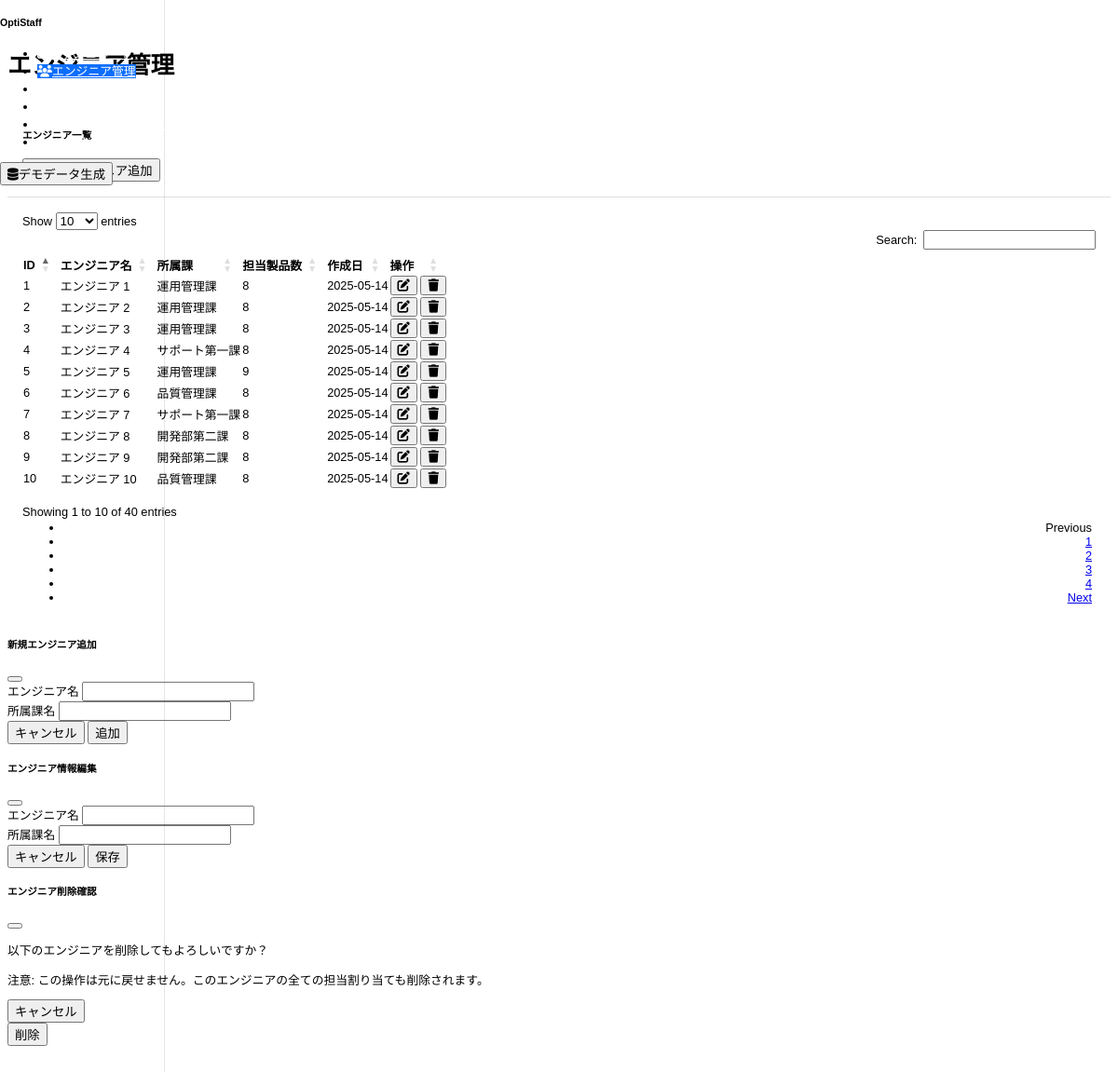
The page /engineers on the database as committed earlier.
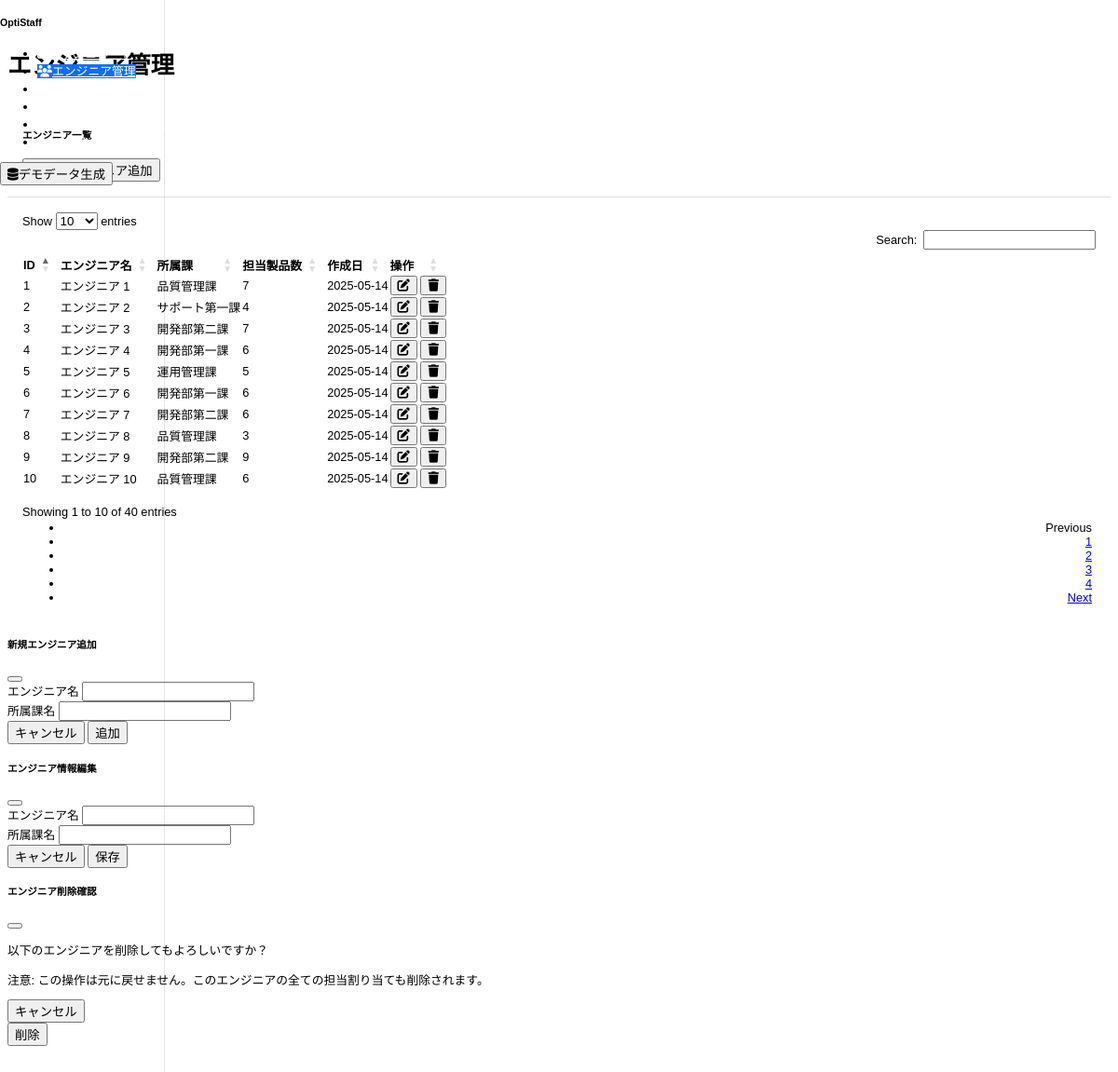
The same page on the database as committed later.
### models.py (models this page shows)
class Engineer(db.Model):
    id = db.Column(db.Integer, primary_key=True)
    name = db.Column(db.String(100), nullable=False)
    department = db.Column(db.String(100), nullable=False)
    max_products = db.Column(db.Integer, default=5)
    created_at = db.Column(db.DateTime, default=datetime.utcnow)
    updated_at = db.Column(db.DateTime, default=datetime.utcnow, onupdate=datetime.utcnow)
    assignments = db.relationship('Assignment', back_populates='engineer', lazy='joined')
    __table_args__ = (
        Index('idx_engineer_department', 'department'),
    )

### routes.py (the view)
@app.route('/engineers')
def engineers():
    engineers_list = Engineer.query.all()
    return render_template('engineers.html', engineers=engineers_list)

### templates/engineers.html (shortened to what this page needs)
{% extends 'base.html' %}
{% block title %}エンジニア管理{% endblock %}
{% block content %}
<div class="row mb-4">
    <div class="col-md-12">
        <div class="card">
            <div class="card-header d-flex justify-content-between align-items-center">
                <h5 class="card-title mb-0">エンジニア一覧</h5>
                <button class="btn btn-primary btn-sm" data-bs-toggle="modal" data-bs-target="#addEngineerModal">
                </button>
            </div>
            <div class="card-body">
                <div class="table-responsive">
                    <table id="engineersTable" class="table table-striped">
                        <thead>
                            <tr>
                                <th>ID</th>
                                <th>エンジニア名</th>
                                <th>所属課</th>
                                <th>担当製品数</th>
                                <th>作成日</th>
                                <th>操作</th>
                            </tr>
                        </thead>
                        <tbody>
                            {% for engineer in engineers %}
                            <tr>
                                <td>{{ engineer.id }}</td>
                                <td>{{ engineer.name }}</td>
                                <td>{{ engineer.department }}</td>
                                <td>{{ engineer.assignments|length }}</td>
                                <td>{{ engineer.created_at.strftime('%Y-%m-%d') }}</td>
                                <td>
                                    <button class="btn btn-sm btn-outline-primary edit-engineer-btn"
                                            data-id="{{ engineer.id }}"
                                            data-name="{{ engineer.name }}"
                                            data-department="{{ engineer.department }}">
                                        <i class="fas fa-edit"></i>
                                    </button>
                                    <button class="btn btn-sm btn-outline-danger delete-engineer-btn"
                                            data-id="{{ engineer.id }}"
                                            data-name="{{ engineer.name }}">
                                        <i class="fas fa-trash"></i>
                                    </button>
                                </td>
                            </tr>
                            {% endfor %}
                        </tbody>
                    </table>
                </div>
            </div>
        </div>
    </div>
</div>
<div class="modal fade" id="addEngineerModal" tabindex="-1" aria-labelledby="addEngineerModalLabel" aria-hidden="true">
    <div class="modal-dialog">
        <div class="modal-content">
            <div class="modal-header">
                <h5 class="modal-title" id="addEngineerModalLabel">新規エンジニア追加</h5>
                <button type="button" class="btn-close" data-bs-dismiss="modal" aria-label="Close"></button>
            </div>
            <form action="{{ url_for('add_engineer') }}" method="post">
                <div class="modal-body">
                    <div class="mb-3">
                        <label for="name" class="form-label">エンジニア名</label>
                        <input type="text" class="form-control" id="name" name="name" required>
                    </div>
                    <div class="mb-3">
                        <label for="department" class="form-label">所属課名</label>
                        <input type="text" class="form-control" id="department" name="department" required>
                    </div>
                </div>
                <div class="modal-footer">
                    <button type="button" class="btn btn-secondary" data-bs-dismiss="modal">キャンセル</button>
                    <button type="submit" class="btn btn-primary">追加</button>
                </div>
            </form>
        </div>
    </div>
</div>
<div class="modal fade" id="editEngineerModal" tabindex="-1" aria-labelledby="editEngineerModalLabel" aria-hidden="true">
    <div class="modal-dialog">
        <div class="modal-content">
            <div class="modal-header">
                <h5 class="modal-title" id="editEngineerModalLabel">エンジニア情報編集</h5>
                <button type="button" class="btn-close" data-bs-dismiss="modal" aria-label="Close"></button>
            </div>
            <form id="editEngineerForm" action="" method="post">
                <div class="modal-body">
                    <div class="mb-3">
                        <label for="edit_name" class="form-label">エンジニア名</label>
                        <input type="text" class="form-control" id="edit_name" name="name" required>
                    </div>
                    <div class="mb-3">
                        <label for="edit_department" class="form-label">所属課名</label>
                        <input type="text" class="form-control" id="edit_department" name="department" required>
                    </div>
                </div>
                <div class="modal-footer">
                    <button type="button" class="btn btn-secondary" data-bs-dismiss="modal">キャンセル</button>
                    <button type="submit" class="btn btn-primary">保存</button>
                </div>
            </form>
        </div>
    </div>
</div>
<div class="modal fade" id="deleteEngineerModal" tabindex="-1" aria-labelledby="deleteEngineerModalLabel" aria-hidden="true">
    <div class="modal-dialog">
        <div class="modal-content">
            <div class="modal-header">
                <h5 class="modal-title" id="deleteEngineerModalLabel">エンジニア削除確認</h5>
                <button type="button" class="btn-close" data-bs-dismiss="modal" aria-label="Close"></button>
            </div>
            <div class="modal-body">
                <p>以下のエンジニアを削除してもよろしいですか？</p>
                <p class="text-danger">注意: この操作は元に戻せません。このエンジニアの全ての担当割り当ても削除されます。</p>
            </div>
            <div class="modal-footer">
                <button type="button" class="btn btn-secondary" data-bs-dismiss="modal">キャンセル</button>
                <form id="deleteEngineerForm" action="" method="post">
                    <button type="submit" class="btn btn-danger">削除</button>
                </form>
            </div>
        </div>
    </div>
</div>
{% endblock %}

### templates/base.html (shortened to what this page needs)
<!DOCTYPE html>
<html lang="ja" data-bs-theme="dark">
<head>
    <link href="https://cdn.replit.com/agent/bootstrap-agent-dark-theme.min.css" rel="stylesheet">
    <link rel="stylesheet" href="https://cdnjs.cloudflare.com/ajax/libs/font-awesome/6.4.0/css/all.min.css">
    <link rel="stylesheet" href="https://cdn.datatables.net/1.11.5/css/dataTables.bootstrap5.min.css">
    <link href="{{ url_for('static', filename='css/custom.css') }}" rel="stylesheet">
    <link href="https://unpkg.com/gridjs/dist/theme/mermaid.min.css" rel="stylesheet" />
</head>
<body>
    <div class="container-fluid">
        <div class="row">
            <div class="col-md-3 col-lg-2 d-md-block bg-body-tertiary sidebar collapse">
                <div class="position-sticky pt-3">
                    <div class="text-center mb-4">
                        <h5>OptiStaff</h5>
                    </div>
                    <ul class="nav flex-column">
                        <li class="nav-item">
                            <a class="nav-link {% if request.path == '/' %}active{% endif %}" href="{{ url_for('dashboard') }}">
                                <i class="fas fa-chart-line me-2"></i>ダッシュボード
                            </a>
                        </li>
                        <li class="nav-item">
                            <a class="nav-link {% if request.path == '/engineers' %}active{% endif %}" href="{{ url_for('engineers') }}">
                                <i class="fas fa-users me-2"></i>エンジニア管理
                            </a>
                        </li>
                        <li class="nav-item">
                            <a class="nav-link {% if request.path == '/products' %}active{% endif %}" href="{{ url_for('products') }}">
                                <i class="fas fa-box me-2"></i>製品管理
                            </a>
                        </li>
                        <li class="nav-item">
                            <a class="nav-link {% if request.path == '/assignments' %}active{% endif %}" href="{{ url_for('assignments') }}">
                                <i class="fas fa-tasks me-2"></i>担当割り当て
                            </a>
                        </li>
                        <li class="nav-item">
                            <a class="nav-link {% if request.path == '/simulation' %}active{% endif %}" href="{{ url_for('simulation') }}">
                                <i class="fas fa-calculator me-2"></i>稼働シミュレーション
                            </a>
                        </li>
                        <li class="nav-item">
                            <a class="nav-link {% if request.path == '/parameters' %}active{% endif %}" href="{{ url_for('parameters') }}">
                                <i class="fas fa-cogs me-2"></i>パラメータ設定
                            </a>
                        </li>
                    </ul>
                    <div class="d-grid gap-2 px-3">
                        <button id="generateDemoData" class="btn btn-sm btn-outline-warning">
                            <i class="fas fa-database me-2"></i>デモデータ生成
                        </button>
                    </div>
                </div>
            </div>
            <main class="col-md-9 ms-sm-auto col-lg-10 px-md-4">
                <div class="d-flex justify-content-between flex-wrap flex-md-nowrap align-items-center pt-3 pb-2 mb-3 border-bottom">
                    <h1 class="h2">{% block title %}{% endblock %}</h1>
                </div>
                {% block content %}{% endblock %}
            </main>
        </div>
    </div>
</body>
</html>

### static/css/custom.css (style rules this page uses)
body { font-size: 80%; }
.sidebar { position: fixed; top: 0; bottom: 0; left: 0; z-index: 100; padding: 0; box-shadow: inset -1px 0 0 rgba(0, 0, 0, .1); min-height: 100vh; }
.sidebar .nav-link { color: white !important; font-weight: 500; }
.sidebar .nav-link.active { color: white !important; background-color: #0d6efd !important; border-left-color: white !important; }
.card { transition: all 0.3s ease; }
main { padding-top: 1.5rem; padding-bottom: 1.5rem; }
.table-responsive { overflow-x: auto; }
body { font-family: 'Hiragino Kaku Gothic Pro', 'Meiryo', sans-serif; }
.card { border: none; margin-bottom: 1rem; }
.card .card-header { background-color: transparent; border-bottom: 1px solid rgba(0,0,0,.125); padding: 1rem; }
.card .card-body { padding: 1rem; }

Rows that differ between the two databases and show on the page:
changed Engineer "エンジニア 1": department "運用管理課" → "品質管理課"; assignments|length "8" → "7"
changed Engineer "エンジニア 2": department "運用管理課" → "サポート第一課"; assignments|length "8" → "4"
changed Engineer "エンジニア 3": department "運用管理課" → "開発部第二課"; assignments|length "8" → "7"
changed Engineer "エンジニア 4": department "サポート第一課" → "開発部第一課"; assignments|length "8" → "6"
changed Engineer "エンジニア 5": assignments|length "9" → "5"
changed Engineer "エンジニア 6": department "品質管理課" → "開発部第一課"; assignments|length "8" → "6"
changed Engineer "エンジニア 7": department "サポート第一課" → "開発部第二課"; assignments|length "8" → "6"
changed Engineer "エンジニア 8": department "開発部第二課" → "品質管理課"; assignments|length "8" → "3"
changed Engineer "エンジニア 9": assignments|length "8" → "9"
changed Engineer "エンジニア 10": assignments|length "8" → "6"
